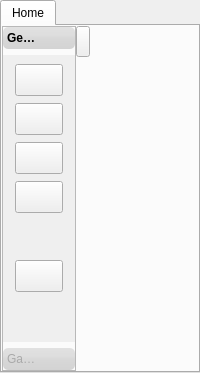
      <widget class="QTabWidget" name="tabWidget" >
       <property name="enabled" >
        <bool>true</bool>
       </property>
       <property name="styleSheet" >
        <string/>
       </property>
       <property name="currentIndex" >
        <number>0</number>
       </property>
       <widget class="QWidget" name="tab" >
        <attribute name="title" >
         <string>Home</string>
        </attribute>
        <layout class="QHBoxLayout" >
         <property name="spacing" >
          <number>0</number>
         </property>
         <property name="leftMargin" >
          <number>0</number>
         </property>
         <property name="topMargin" >
          <number>0</number>
         </property>
         <property name="rightMargin" >
          <number>0</number>
         </property>
         <property name="bottomMargin" >
          <number>0</number>
         </property>
         <item>
          <widget class="QFrame" name="toolboxframe" >
           <property name="maximumSize" >
            <size>
             <width>74</width>
             <height>16777215</height>
            </size>
           </property>
           <property name="frameShape" >
            <enum>QFrame::StyledPanel</enum>
           </property>
           <property name="frameShadow" >
            <enum>QFrame::Raised</enum>
           </property>
           <layout class="QGridLayout" >
            <property name="leftMargin" >
             <number>0</number>
            </property>
            <property name="topMargin" >
             <number>0</number>
            </property>
            <property name="rightMargin" >
             <number>0</number>
            </property>
            <property name="bottomMargin" >
             <number>0</number>
            </property>
            <property name="horizontalSpacing" >
             <number>0</number>
            </property>
            <property name="verticalSpacing" >
             <number>0</number>
            </property>
            <item row="0" column="0" >
             <widget class="QToolBox" name="toolBox" >
              <property name="sizePolicy" >
               <sizepolicy vsizetype="Preferred" hsizetype="Maximum" >
                <horstretch>0</horstretch>
                <verstretch>0</verstretch>
               </sizepolicy>
              </property>
              <property name="minimumSize" >
               <size>
                <width>70</width>
                <height>0</height>
               </size>
              </property>
              <property name="maximumSize" >
               <size>
                <width>74</width>
                <height>16777215</height>
               </size>
              </property>
              <property name="font" >
               <font/>
              </property>
              <property name="styleSheet" >
               <string>QToolBox::tab {         
background: qlineargradient(x1: 0, y1: 0, x2: 0, y2: 1,                                     stop: 0 #E1E1E1, stop: 0.4 #DDDDDD,                                     stop: 0.5 #D8D8D8, stop: 1.0 #D3D3D3);
        
border-radius: 5px;         
color: darkgray;     
}     
QToolBox::tab:selected {       
font: bold;         
color: black;     
}</string>
              </property>
              <property name="lineWidth" >
               <number>1</number>
              </property>
              <property name="currentIndex" >
               <number>0</number>
              </property>
              <widget class="QWidget" name="page" >
               <property name="geometry" >
                <rect>
                 <x>0</x>
                 <y>0</y>
                 <width>72</width>
                 <height>269</height>
                </rect>
               </property>
               <attribute name="label" >
                <string>General</string>
               </attribute>
               <layout class="QGridLayout" >
                <property name="leftMargin" >
                 <number>9</number>
                </property>
                <property name="topMargin" >
                 <number>9</number>
                </property>
                <property name="rightMargin" >
                 <number>9</number>
                </property>
                <property name="bottomMargin" >
                 <number>9</number>
                </property>
                <property name="horizontalSpacing" >
                 <number>6</number>
                </property>
                <property name="verticalSpacing" >
                 <number>6</number>
                </property>
                <item row="2" column="0" >
                 <widget class="QPushButton" name="quitButton" >
                  <property name="windowModality" >
                   <enum>Qt::NonModal</enum>
                  </property>
                  <property name="sizePolicy" >
                   <sizepolicy vsizetype="Fixed" hsizetype="Fixed" >
                    <horstretch>0</horstretch>
                    <verstretch>0</verstretch>
                   </sizepolicy>
                  </property>
                  <property name="minimumSize" >
                   <size>
                    <width>48</width>
                    <height>32</height>
                   </size>
                  </property>
                  <property name="maximumSize" >
                   <size>
                    <width>32</width>
                    <height>32</height>
                   </size>
                  </property>
                  <property name="text" >
                   <string/>
                  </property>
                  <property name="icon" >
                   <iconset resource="images.qrc" >:/images/exit_24x24.png</iconset>
                  </property>
                  <property name="iconSize" >
                   <size>
                    <width>24</width>
                    <height>24</height>
                   </size>
                  </property>
                 </widget>
                </item>
                <item row="3" column="0" >
                 <spacer>
                  <property name="orientation" >
                   <enum>Qt::Vertical</enum>
                  </property>
                  <property name="sizeHint" >
                   <size>
                    <width>20</width>
                    <height>40</height>
                   </size>
                  </property>
                 </spacer>
                </item>
                <item row="0" column="0" >
                 <layout class="QGridLayout" >
                  <property name="leftMargin" >
                   <number>0</number>
                  </property>
                  <property name="topMargin" >
                   <number>0</number>
                  </property>
                  <property name="rightMargin" >
                   <number>0</number>
                  </property>
                  <property name="bottomMargin" >
                   <number>0</number>
                  </property>
                  <property name="horizontalSpacing" >
                   <number>7</number>
                  </property>
                  <property name="verticalSpacing" >
                   <number>7</number>
                  </property>
                  <item row="1" column="0" >
                   <widget class="QPushButton" name="invitefriendButton" >
                    <property name="sizePolicy" >
                     <sizepolicy vsizetype="Fixed" hsizetype="Fixed" >
                      <horstretch>0</horstretch>
                      <verstretch>0</verstretch>
                     </sizepolicy>
                    </property>
                    <property name="minimumSize" >
                     <size>
                      <width>48</width>
                      <height>32</height>
                     </size>
                    </property>
                    <property name="maximumSize" >
                     <size>
                      <width>32</width>
                      <height>32</height>
                     </size>
                    </property>
                    <property name="text" >
                     <string/>
                    </property>
                    <property name="icon" >
                     <iconset resource="images.qrc" >:/images/invite-friend24.png</iconset>
                    </property>
                    <property name="iconSize" >
                     <size>
                      <width>24</width>
                      <height>24</height>
                     </size>
                    </property>
                   </widget>
                  </item>
                  <item row="0" column="0" >
                   <widget class="QPushButton" name="addfriendButton" >
                    <property name="sizePolicy" >
                     <sizepolicy vsizetype="Fixed" hsizetype="Fixed" >
                      <horstretch>0</horstretch>
                      <verstretch>0</verstretch>
                     </sizepolicy>
                    </property>
                    <property name="minimumSize" >
                     <size>
                      <width>48</width>
                      <height>32</height>
                     </size>
                    </property>
                    <property name="maximumSize" >
                     <size>
                      <width>32</width>
                      <height>32</height>
                     </size>
                    </property>
                    <property name="text" >
                     <string/>
                    </property>
                    <property name="icon" >
                     <iconset resource="images.qrc" >:/images/add-friend24.png</iconset>
                    </property>
                    <property name="iconSize" >
                     <size>
                      <width>24</width>
                      <height>24</height>
                     </size>
                    </property>
                   </widget>
                  </item>
                  <item row="3" column="0" >
                   <widget class="QPushButton" name="optionsButton" >
                    <property name="sizePolicy" >
                     <sizepolicy vsizetype="Fixed" hsizetype="Fixed" >
                      <horstretch>0</horstretch>
                      <verstretch>0</verstretch>
                     </sizepolicy>
                    </property>
                    <property name="minimumSize" >
                     <size>
                      <width>48</width>
                      <height>32</height>
                     </size>
                    </property>
                    <property name="maximumSize" >
                     <size>
                      <width>32</width>
                      <height>32</height>
                     </size>
                    </property>
                    <property name="text" >
                     <string/>
                    </property>
                    <property name="icon" >
                     <iconset resource="images.qrc" >:/images/settings.png</iconset>
                    </property>
                    <property name="iconSize" >
                     <size>
                      <width>24</width>
                      <height>24</height>
                     </size>
                    </property>
                   </widget>
                  </item>
                  <item row="2" column="0" >
                   <widget class="QPushButton" name="addshareButton" >
                    <property name="sizePolicy" >
                     <sizepolicy vsizetype="Fixed" hsizetype="Fixed" >
                      <horstretch>0</horstretch>
                      <verstretch>0</verstretch>
                     </sizepolicy>
                    </property>
                    <property name="minimumSize" >
                     <size>
                      <width>48</width>
                      <height>32</height>
                     </size>
                    </property>
                    <property name="maximumSize" >
                     <size>
                      <width>32</width>
                      <height>32</height>
                     </size>
                    </property>
                    <property name="text" >
                     <string/>
                    </property>
                    <property name="icon" >
                     <iconset resource="images.qrc" >:/images/add-share24.png</iconset>
                    </property>
                    <property name="iconSize" >
                     <size>
                      <width>24</width>
                      <height>24</height>
                     </size>
                    </property>
                   </widget>
                  </item>
                 </layout>
                </item>
                <item row="1" column="0" >
                 <spacer>
                  <property name="orientation" >
                   <enum>Qt::Vertical</enum>
                  </property>
                  <property name="sizeHint" >
                   <size>
                    <width>20</width>
                    <height>40</height>
                   </size>
                  </property>
                 </spacer>
                </item>
               </layout>
              </widget>
              <widget class="QWidget" name="page_2" >
               <property name="geometry" >
                <rect>
                 <x>0</x>
                 <y>0</y>
                 <width>98</width>
                 <height>28</height>
                </rect>
               </property>
               <attribute name="label" >
                <string>Games</string>
               </attribute>
               <widget class="QPushButton" name="qcheckersButton" >
                <property name="geometry" >
                 <rect>
                  <x>10</x>
                  <y>60</y>
                  <width>41</width>
                  <height>41</height>
                 </rect>
                </property>
                <property name="toolTip" >
                 <string>&lt;html>&lt;head>&lt;meta name="qrichtext" content="1" />&lt;style type="text/css">
p, li { white-space: pre-wrap; }
&lt;/style>&lt;/head>&lt;body style=" font-family:'Arial'; font-size:10pt; font-weight:400; font-style:normal; text-decoration:none;">
&lt;p style=" margin-top:0px; margin-bottom:0px; margin-left:0px; margin-right:0px; -qt-block-indent:0; text-indent:0px;">&lt;span style=" font-size:12pt; font-weight:600;">QCheckers&lt;/span>&lt;/p>&lt;/body>&lt;/html></string>
                </property>
                <property name="text" >
                 <string/>
                </property>
                <property name="icon" >
                 <iconset resource="../games/qcheckers/qcheckers.qrc" >:/icons/biglogo.png</iconset>
                </property>
                <property name="iconSize" >
                 <size>
                  <width>32</width>
                  <height>32</height>
                 </size>
                </property>
               </widget>
               <widget class="QPushButton" name="qbackgammonButton" >
                <property name="geometry" >
                 <rect>
                  <x>10</x>
                  <y>10</y>
                  <width>41</width>
                  <height>41</height>
                 </rect>
                </property>
                <property name="toolTip" >
                 <string>&lt;html>&lt;head>&lt;meta name="qrichtext" content="1" />&lt;style type="text/css">
p, li { white-space: pre-wrap; }
&lt;/style>&lt;/head>&lt;body style=" font-family:'Arial'; font-size:10pt; font-weight:400; font-style:normal; text-decoration:none;">
&lt;p style=" margin-top:0px; margin-bottom:0px; margin-left:0px; margin-right:0px; -qt-block-indent:0; text-indent:0px;">&lt;span style=" font-size:12pt; font-weight:600; color:#000000;">QBackgammon&lt;/span>&lt;/p>&lt;/body>&lt;/html></string>
                </property>
                <property name="text" >
                 <string/>
                </property>
                <property name="icon" >
                 <iconset resource="images.qrc" >:/images/kbackgammon.png</iconset>
                </property>
                <property name="iconSize" >
                 <size>
                  <width>32</width>
                  <height>32</height>
                 </size>
                </property>
               </widget>
              </widget>
             </widget>
            </item>
           </layout>
          </widget>
         </item>
         <item>
          <layout class="QGridLayout" >
           <property name="leftMargin" >
            <number>0</number>
           </property>
           <property name="topMargin" >
            <number>0</number>
           </property>
           <property name="rightMargin" >
            <number>0</number>
           </property>
           <property name="bottomMargin" >
            <number>0</number>
           </property>
           <property name="horizontalSpacing" >
            <number>0</number>
           </property>
           <property name="verticalSpacing" >
            <number>0</number>
           </property>
           <item row="0" column="0" >
            <widget class="QPushButton" name="btntoggletoolbox" >
             <property name="minimumSize" >
              <size>
               <width>14</width>
               <height>31</height>
              </size>
             </property>
             <property name="maximumSize" >
              <size>
               <width>14</width>
               <height>32</height>
              </size>
             </property>
             <property name="text" >
              <string/>
             </property>
             <property name="icon" >
              <iconset resource="images.qrc" >:/images/hide_toolbox_frame.png</iconset>
             </property>
             <property name="iconSize" >
              <size>
               <width>16</width>
               <height>31</height>
              </size>
             </property>
             <property name="checkable" >
              <bool>true</bool>
             </property>
            </widget>
           </item>
           <item row="1" column="0" >
            <spacer>
             <property name="orientation" >
              <enum>Qt::Vertical</enum>
             </property>
             <property name="sizeHint" >
              <size>
               <width>14</width>
               <height>191</height>
              </size>
             </property>
            </spacer>
           </item>
          </layout>
         </item>
         <item>
          <widget class="MainPageStack" native="1" name="stackPages" >
           <property name="sizeIncrement" >
            <size>
             <width>120</width>
             <height>0</height>
            </size>
           </property>
           <property name="baseSize" >
            <size>
             <width>120</width>
             <height>0</height>
            </size>
           </property>
           <property name="palette" >
            <palette>
             <active>
              <colorrole role="WindowText" >
               <brush brushstyle="SolidPattern" >
                <color alpha="255" >
                 <red>0</red>
                 <green>0</green>
                 <blue>0</blue>
                </color>
               </brush>
              </colorrole>
              <colorrole role="Button" >
               <brush brushstyle="SolidPattern" >
                <color alpha="255" >
                 <red>208</red>
                 <green>208</green>
                 <blue>208</blue>
                </color>
               </brush>
              </colorrole>
              <colorrole role="Light" >
               <brush brushstyle="SolidPattern" >
                <color alpha="255" >
                 <red>255</red>
                 <green>255</green>
                 <blue>255</blue>
                </color>
               </brush>
              </colorrole>
              <colorrole role="Midlight" >
               <brush brushstyle="SolidPattern" >
                <color alpha="255" >
                 <red>247</red>
                 <green>247</green>
                 <blue>247</blue>
                </color>
               </brush>
              </colorrole>
              <colorrole role="Dark" >
               <brush brushstyle="SolidPattern" >
                <color alpha="255" >
                 <red>120</red>
                 <green>120</green>
                 <blue>120</blue>
                </color>
               </brush>
              </colorrole>
              <colorrole role="Mid" >
               <brush brushstyle="SolidPattern" >
                <color alpha="255" >
                 <red>160</red>
                 <green>160</green>
                 <blue>160</blue>
                </color>
               </brush>
              </colorrole>
              <colorrole role="Text" >
               <brush brushstyle="SolidPattern" >
                <color alpha="255" >
                 <red>0</red>
                 <green>0</green>
                 <blue>0</blue>
                </color>
               </brush>
              </colorrole>
              <colorrole role="BrightText" >
               <brush brushstyle="SolidPattern" >
                <color alpha="255" >
                 <red>255</red>
                 <green>255</green>
                 <blue>255</blue>
                </color>
               </brush>
              </colorrole>
              <colorrole role="ButtonText" >
               <brush brushstyle="SolidPattern" >
                <color alpha="255" >
                 <red>0</red>
                 <green>0</green>
                 <blue>0</blue>
                </color>
               </brush>
              </colorrole>
              <colorrole role="Base" >
               <brush brushstyle="SolidPattern" >
                <color alpha="255" >
                 <red>255</red>
                 <green>255</green>
                 <blue>255</blue>
                </color>
               </brush>
              </colorrole>
              <colorrole role="Window" >
               <brush brushstyle="SolidPattern" >
                <color alpha="255" >
                 <red>240</red>
                 <green>240</green>
                 <blue>240</blue>
                </color>
               </brush>
              </colorrole>
              <colorrole role="Shadow" >
               <brush brushstyle="SolidPattern" >
                <color alpha="255" >
                 <red>0</red>
                 <green>0</green>
                 <blue>0</blue>
                </color>
               </brush>
              </colorrole>
              <colorrole role="Highlight" >
               <brush brushstyle="SolidPattern" >
                <color alpha="255" >
                 <red>10</red>
                 <green>36</green>
                 <blue>106</blue>
                </color>
               </brush>
              </colorrole>
              <colorrole role="HighlightedText" >
               <brush brushstyle="SolidPattern" >
                <color alpha="255" >
                 <red>255</red>
                 <green>255</green>
                 <blue>255</blue>
                </color>
               </brush>
              </colorrole>
              <colorrole role="Link" >
               <brush brushstyle="SolidPattern" >
                <color alpha="255" >
                 <red>0</red>
                 <green>0</green>
                 <blue>255</blue>
                </color>
               </brush>
              </colorrole>
              <colorrole role="LinkVisited" >
               <brush brushstyle="SolidPattern" >
                <color alpha="255" >
                 <red>255</red>
                 <green>0</green>
                 <blue>255</blue>
                </color>
               </brush>
              </colorrole>
              <colorrole role="AlternateBase" >
               <brush brushstyle="SolidPattern" >
                <color alpha="255" >
                 <red>247</red>
                 <green>247</green>
                 <blue>247</blue>
                </color>
               </brush>
              </colorrole>
             </active>
             <inactive>
              <colorrole role="WindowText" >
               <brush brushstyle="SolidPattern" >
                <color alpha="255" >
                 <red>0</red>
                 <green>0</green>
                 <blue>0</blue>
                </color>
               </brush>
              </colorrole>
              <colorrole role="Button" >
               <brush brushstyle="SolidPattern" >
                <color alpha="255" >
                 <red>208</red>
                 <green>208</green>
                 <blue>208</blue>
                </color>
               </brush>
              </colorrole>
              <colorrole role="Light" >
               <brush brushstyle="SolidPattern" >
                <color alpha="255" >
                 <red>255</red>
                 <green>255</green>
                 <blue>255</blue>
                </color>
               </brush>
              </colorrole>
              <colorrole role="Midlight" >
               <brush brushstyle="SolidPattern" >
                <color alpha="255" >
                 <red>247</red>
                 <green>247</green>
                 <blue>247</blue>
                </color>
               </brush>
              </colorrole>
              <colorrole role="Dark" >
               <brush brushstyle="SolidPattern" >
                <color alpha="255" >
                 <red>120</red>
                 <green>120</green>
                 <blue>120</blue>
                </color>
               </brush>
              </colorrole>
              <colorrole role="Mid" >
               <brush brushstyle="SolidPattern" >
                <color alpha="255" >
                 <red>160</red>
                 <green>160</green>
                 <blue>160</blue>
                </color>
               </brush>
              </colorrole>
              <colorrole role="Text" >
               <brush brushstyle="SolidPattern" >
                <color alpha="255" >
                 <red>0</red>
                 <green>0</green>
                 <blue>0</blue>
                </color>
               </brush>
              </colorrole>
              <colorrole role="BrightText" >
               <brush brushstyle="SolidPattern" >
                <color alpha="255" >
                 <red>255</red>
                 <green>255</green>
                 <blue>255</blue>
                </color>
               </brush>
              </colorrole>
              <colorrole role="ButtonText" >
               <brush brushstyle="SolidPattern" >
                <color alpha="255" >
                 <red>0</red>
                 <green>0</green>
                 <blue>0</blue>
                </color>
               </brush>
              </colorrole>
              <colorrole role="Base" >
               <brush brushstyle="SolidPattern" >
                <color alpha="255" >
                 <red>255</red>
                 <green>255</green>
                 <blue>255</blue>
                </color>
               </brush>
              </colorrole>
              <colorrole role="Window" >
               <brush brushstyle="SolidPattern" >
                <color alpha="255" >
                 <red>240</red>
                 <green>240</green>
                 <blue>240</blue>
                </color>
               </brush>
              </colorrole>
              <colorrole role="Shadow" >
               <brush brushstyle="SolidPattern" >
                <color alpha="255" >
                 <red>0</red>
                 <green>0</green>
                 <blue>0</blue>
                </color>
               </brush>
              </colorrole>
              <colorrole role="Highlight" >
               <brush brushstyle="SolidPattern" >
                <color alpha="255" >
                 <red>212</red>
                 <green>208</green>
                 <blue>200</blue>
                </color>
               </brush>
              </colorrole>
              <colorrole role="HighlightedText" >
               <brush brushstyle="SolidPattern" >
                <color alpha="255" >
                 <red>0</red>
                 <green>0</green>
                 <blue>0</blue>
                </color>
               </brush>
              </colorrole>
              <colorrole role="Link" >
               <brush brushstyle="SolidPattern" >
                <color alpha="255" >
                 <red>0</red>
                 <green>0</green>
                 <blue>255</blue>
                </color>
               </brush>
              </colorrole>
              <colorrole role="LinkVisited" >
               <brush brushstyle="SolidPattern" >
                <color alpha="255" >
                 <red>255</red>
                 <green>0</green>
                 <blue>255</blue>
                </color>
               </brush>
              </colorrole>
              <colorrole role="AlternateBase" >
               <brush brushstyle="SolidPattern" >
                <color alpha="255" >
                 <red>247</red>
                 <green>247</green>
                 <blue>247</blue>
                </color>
               </brush>
              </colorrole>
             </inactive>
             <disabled>
              <colorrole role="WindowText" >
               <brush brushstyle="SolidPattern" >
                <color alpha="255" >
                 <red>120</red>
                 <green>120</green>
                 <blue>120</blue>
                </color>
               </brush>
              </colorrole>
              <colorrole role="Button" >
               <brush brushstyle="SolidPattern" >
                <color alpha="255" >
                 <red>208</red>
                 <green>208</green>
                 <blue>208</blue>
                </color>
               </brush>
              </colorrole>
              <colorrole role="Light" >
               <brush brushstyle="SolidPattern" >
                <color alpha="255" >
                 <red>255</red>
                 <green>255</green>
                 <blue>255</blue>
                </color>
               </brush>
              </colorrole>
              <colorrole role="Midlight" >
               <brush brushstyle="SolidPattern" >
                <color alpha="255" >
                 <red>247</red>
                 <green>247</green>
                 <blue>247</blue>
                </color>
               </brush>
              </colorrole>
              <colorrole role="Dark" >
               <brush brushstyle="SolidPattern" >
                <color alpha="255" >
                 <red>120</red>
                 <green>120</green>
                 <blue>120</blue>
                </color>
               </brush>
              </colorrole>
              <colorrole role="Mid" >
               <brush brushstyle="SolidPattern" >
                <color alpha="255" >
                 <red>160</red>
                 <green>160</green>
                 <blue>160</blue>
                </color>
               </brush>
              </colorrole>
              <colorrole role="Text" >
               <brush brushstyle="SolidPattern" >
                <color alpha="255" >
                 <red>120</red>
                 <green>120</green>
                 <blue>120</blue>
                </color>
               </brush>
              </colorrole>
              <colorrole role="BrightText" >
               <brush brushstyle="SolidPattern" >
                <color alpha="255" >
                 <red>255</red>
                 <green>255</green>
                 <blue>255</blue>
                </color>
               </brush>
              </colorrole>
              <colorrole role="ButtonText" >
               <brush brushstyle="SolidPattern" >
                <color alpha="255" >
                 <red>120</red>
                 <green>120</green>
                 <blue>120</blue>
                </color>
               </brush>
              </colorrole>
              <colorrole role="Base" >
               <brush brushstyle="SolidPattern" >
                <color alpha="255" >
                 <red>240</red>
                 <green>240</green>
                 <blue>240</blue>
                </color>
               </brush>
              </colorrole>
              <colorrole role="Window" >
               <brush brushstyle="SolidPattern" >
                <color alpha="255" >
                 <red>240</red>
                 <green>240</green>
                 <blue>240</blue>
                </color>
               </brush>
              </colorrole>
              <colorrole role="Shadow" >
               <brush brushstyle="SolidPattern" >
                <color alpha="255" >
                 <red>0</red>
                 <green>0</green>
                 <blue>0</blue>
                </color>
               </brush>
              </colorrole>
              <colorrole role="Highlight" >
               <brush brushstyle="SolidPattern" >
                <color alpha="255" >
                 <red>10</red>
                 <green>36</green>
                 <blue>106</blue>
                </color>
               </brush>
              </colorrole>
              <colorrole role="HighlightedText" >
               <brush brushstyle="SolidPattern" >
                <color alpha="255" >
                 <red>255</red>
                 <green>255</green>
                 <blue>255</blue>
                </color>
               </brush>
              </colorrole>
              <colorrole role="Link" >
               <brush brushstyle="SolidPattern" >
                <color alpha="255" >
                 <red>0</red>
                 <green>0</green>
                 <blue>255</blue>
                </color>
               </brush>
              </colorrole>
              <colorrole role="LinkVisited" >
               <brush brushstyle="SolidPattern" >
                <color alpha="255" >
                 <red>255</red>
                 <green>0</green>
                 <blue>255</blue>
                </color>
               </brush>
              </colorrole>
              <colorrole role="AlternateBase" >
               <brush brushstyle="SolidPattern" >
                <color alpha="255" >
                 <red>247</red>
                 <green>247</green>
                 <blue>247</blue>
                </color>
               </brush>
              </colorrole>
             </disabled>
            </palette>
           </property>
           <property name="font" >
            <font>
             <weight>50</weight>
             <bold>false</bold>
            </font>
           </property>
           <property name="contextMenuPolicy" >
            <enum>Qt::NoContextMenu</enum>
           </property>
          </widget>
         </item>
        </layout>
       </widget>
      </widget>
